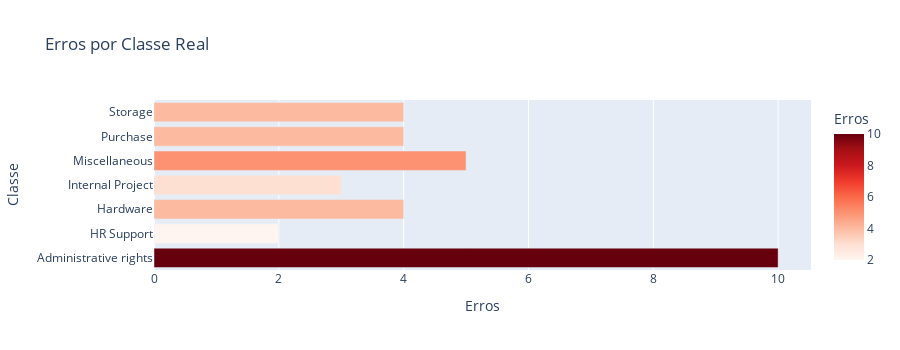

The notebook cell saved with this chart:
### Markdown cell above
### Distribuição de Erros por Classe

Visualização gráfica dos erros por classe real, facilitando a identificação de quais classes são mais difíceis de classificar corretamente.

### Code cell
import plotly.express as px

# Gráfico de erros por classe
if errors:
    error_data = [{"Classe": cls, "Erros": count} for cls, count in error_by_true.items()]
    fig = px.bar(
        error_data, 
        x="Erros", 
        y="Classe", 
        orientation="h",
        title="Erros por Classe Real",
        color="Erros",
        color_continuous_scale="Reds"
    )
    fig.update_layout(height=350, showlegend=False)
    fig.show()
else:
    print("Nenhum erro de classificação para exibir!")

### Figure 1 — Plotly figure (JSON) as saved in the notebook; plotly's stock layout.template omitted (floating-point values rounded to 4 significant figures)
{"data": [{"hovertemplate": "Erros=%{marker.color}<br>Classe=%{y}<extra></extra>", "legendgroup": "", "marker": {"color": [10, 2, 4, 3, 5, 4, 4], "coloraxis": "coloraxis", "pattern": {"shape": ""}}, "name": "", "orientation": "h", "showlegend": false, "textposition": "auto", "type": "bar", "x": [10, 2, 4, 3, 5, 4, 4], "xaxis": "x", "y": ["Administrative rights", "HR Support", "Hardware", "Internal Project", "Miscellaneous", "Purchase", "Storage"], "yaxis": "y"}], "layout": {"barmode": "relative", "coloraxis": {"colorbar": {"title": {"text": "Erros"}}, "colorscale": [[0, "rgb(255,245,240)"], [0.125, "rgb(254,224,210)"], [0.25, "rgb(252,187,161)"], [0.375, "rgb(252,146,114)"], [0.5, "rgb(251,106,74)"], [0.625, "rgb(239,59,44)"], [0.75, "rgb(203,24,29)"], [0.875, "rgb(165,15,21)"], [1, "rgb(103,0,13)"]]}, "height": 350, "legend": {"tracegroupgap": 0}, "showlegend": false, "title": {"text": "Erros por Classe Real"}, "xaxis": {"anchor": "y", "domain": [0, 1], "title": {"text": "Erros"}}, "yaxis": {"anchor": "x", "domain": [0, 1], "title": {"text": "Classe"}}}}
